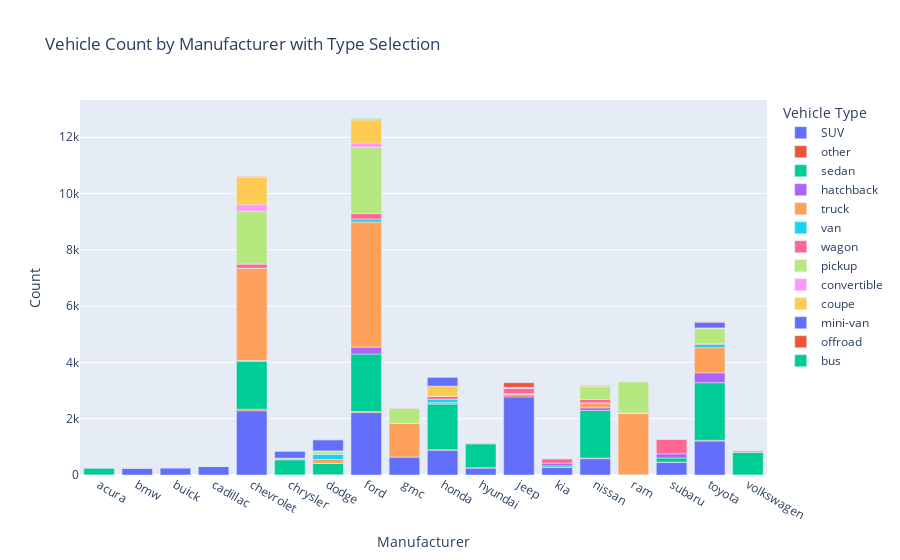

Notebook code cell kept with this figure:
### Code cell
grouped_df = df.groupby(['make', 'type']).size().reset_index(name='count')

# Plotly Express bar chart
fig = px.bar(grouped_df, x='make', y='count', color='type', title='Vehicle Count by Manufacturer with Type Selection',
             labels={'make': 'Manufacturer', 'count': 'Count', 'type': 'Vehicle Type'},
             category_orders={'make': sorted(df['make'].unique())})

# Show the Plotly Express chart
fig.show()

### Figure 1 — Plotly figure (JSON) as saved in the notebook; plotly's stock layout.template omitted (floating-point values rounded to 4 significant figures)
{"data": [{"alignmentgroup": "True", "hovertemplate": "Vehicle Type=SUV<br>Manufacturer=%{x}<br>Count=%{y}<extra></extra>", "legendgroup": "SUV", "marker": {"color": "#636efa", "pattern": {"shape": ""}}, "name": "SUV", "offsetgroup": "SUV", "orientation": "v", "showlegend": true, "textposition": "auto", "type": "bar", "x": ["acura", "bmw", "buick", "cadillac", "chevrolet", "chrysler", "dodge", "ford", "gmc", "honda", "hyundai", "jeep", "kia", "nissan", "ram", "subaru", "toyota"], "xaxis": "x", "y": [3, 248, 259, 307, 2283, 1, 7, 2221, 642, 883, 247, 2778, 271, 580, 3, 456, 1208], "yaxis": "y"}, {"alignmentgroup": "True", "hovertemplate": "Vehicle Type=other<br>Manufacturer=%{x}<br>Count=%{y}<extra></extra>", "legendgroup": "other", "marker": {"color": "#EF553B", "pattern": {"shape": ""}}, "name": "other", "offsetgroup": "other", "orientation": "v", "showlegend": true, "textposition": "auto", "type": "bar", "x": ["acura", "chevrolet", "chrysler", "dodge", "ford", "gmc", "honda", "hyundai", "jeep", "kia", "nissan", "ram", "subaru", "toyota", "volkswagen"], "xaxis": "x", "y": [2, 52, 3, 5, 32, 1, 15, 12, 71, 2, 22, 8, 2, 26, 2], "yaxis": "y"}, {"alignmentgroup": "True", "hovertemplate": "Vehicle Type=sedan<br>Manufacturer=%{x}<br>Count=%{y}<extra></extra>", "legendgroup": "sedan", "marker": {"color": "#00cc96", "pattern": {"shape": ""}}, "name": "sedan", "offsetgroup": "sedan", "orientation": "v", "showlegend": true, "textposition": "auto", "type": "bar", "x": ["acura", "bmw", "buick", "cadillac", "chevrolet", "chrysler", "dodge", "ford", "honda", "hyundai", "jeep", "kia", "nissan", "ram", "subaru", "toyota", "volkswagen"], "xaxis": "x", "y": [231, 5, 1, 2, 1698, 540, 402, 2044, 1622, 847, 4, 54, 1691, 1, 149, 2045, 808], "yaxis": "y"}, {"alignmentgroup": "True", "hovertemplate": "Vehicle Type=hatchback<br>Manufacturer=%{x}<br>Count=%{y}<extra></extra>", "legendgroup": "hatchback", "marker": {"color": "#ab63fa", "pattern": {"shape": ""}}, "name": "hatchback", "offsetgroup": "hatchback", "orientation": "v", "showlegend": true, "textposition": "auto", "type": "bar", "x": ["bmw", "chevrolet", "chrysler", "dodge", "ford", "honda", "hyundai", "jeep", "kia", "nissan", "subaru", "toyota", "volkswagen"], "xaxis": "x", "y": [1, 34, 1, 1, 246, 42, 29, 3, 95, 94, 146, 350, 4], "yaxis": "y"}, {"alignmentgroup": "True", "hovertemplate": "Vehicle Type=truck<br>Manufacturer=%{x}<br>Count=%{y}<extra></extra>", "legendgroup": "truck", "marker": {"color": "#FFA15A", "pattern": {"shape": ""}}, "name": "truck", "offsetgroup": "truck", "orientation": "v", "showlegend": true, "textposition": "auto", "type": "bar", "x": ["bmw", "buick", "cadillac", "chevrolet", "dodge", "ford", "gmc", "honda", "hyundai", "jeep", "nissan", "ram", "toyota"], "xaxis": "x", "y": [3, 2, 3, 3277, 135, 4444, 1187, 7, 1, 34, 174, 2181, 896], "yaxis": "y"}, {"alignmentgroup": "True", "hovertemplate": "Vehicle Type=van<br>Manufacturer=%{x}<br>Count=%{y}<extra></extra>", "legendgroup": "van", "marker": {"color": "#19d3f3", "pattern": {"shape": ""}}, "name": "van", "offsetgroup": "van", "orientation": "v", "showlegend": true, "textposition": "auto", "type": "bar", "x": ["bmw", "buick", "chevrolet", "chrysler", "dodge", "ford", "gmc", "honda", "jeep", "nissan", "ram", "toyota"], "xaxis": "x", "y": [1, 1, 5, 37, 190, 110, 1, 124, 2, 1, 8, 110], "yaxis": "y"}, {"alignmentgroup": "True", "hovertemplate": "Vehicle Type=wagon<br>Manufacturer=%{x}<br>Count=%{y}<extra></extra>", "legendgroup": "wagon", "marker": {"color": "#FF6692", "pattern": {"shape": ""}}, "name": "wagon", "offsetgroup": "wagon", "orientation": "v", "showlegend": true, "textposition": "auto", "type": "bar", "x": ["bmw", "buick", "chevrolet", "chrysler", "dodge", "ford", "gmc", "honda", "hyundai", "jeep", "kia", "nissan", "ram", "subaru", "toyota", "volkswagen"], "xaxis": "x", "y": [9, 8, 144, 1, 4, 191, 6, 100, 23, 182, 158, 120, 2, 517, 32, 44], "yaxis": "y"}, {"alignmentgroup": "True", "hovertemplate": "Vehicle Type=pickup<br>Manufacturer=%{x}<br>Count=%{y}<extra></extra>", "legendgroup": "pickup", "marker": {"color": "#B6E880", "pattern": {"shape": ""}}, "name": "pickup", "offsetgroup": "pickup", "orientation": "v", "showlegend": true, "textposition": "auto", "type": "bar", "x": ["cadillac", "chevrolet", "dodge", "ford", "gmc", "jeep", "kia", "nissan", "ram", "toyota"], "xaxis": "x", "y": [9, 1876, 104, 2356, 534, 1, 1, 458, 1112, 535], "yaxis": "y"}, {"alignmentgroup": "True", "hovertemplate": "Vehicle Type=convertible<br>Manufacturer=%{x}<br>Count=%{y}<extra></extra>", "legendgroup": "convertible", "marker": {"color": "#FF97FF", "pattern": {"shape": ""}}, "name": "convertible", "offsetgroup": "convertible", "orientation": "v", "showlegend": true, "textposition": "auto", "type": "bar", "x": ["chevrolet", "chrysler", "ford", "honda", "jeep", "toyota"], "xaxis": "x", "y": [236, 12, 153, 1, 42, 2], "yaxis": "y"}, {"alignmentgroup": "True", "hovertemplate": "Vehicle Type=coupe<br>Manufacturer=%{x}<br>Count=%{y}<extra></extra>", "legendgroup": "coupe", "marker": {"color": "#FECB52", "pattern": {"shape": ""}}, "name": "coupe", "offsetgroup": "coupe", "orientation": "v", "showlegend": true, "textposition": "auto", "type": "bar", "x": ["chevrolet", "chrysler", "dodge", "ford", "honda", "hyundai", "nissan", "subaru", "toyota", "volkswagen"], "xaxis": "x", "y": [981, 4, 9, 828, 365, 11, 67, 2, 22, 10], "yaxis": "y"}, {"alignmentgroup": "True", "hovertemplate": "Vehicle Type=mini-van<br>Manufacturer=%{x}<br>Count=%{y}<extra></extra>", "legendgroup": "mini-van", "marker": {"color": "#636efa", "pattern": {"shape": ""}}, "name": "mini-van", "offsetgroup": "mini-van", "orientation": "v", "showlegend": true, "textposition": "auto", "type": "bar", "x": ["chevrolet", "chrysler", "dodge", "ford", "honda", "hyundai", "kia", "toyota"], "xaxis": "x", "y": [2, 238, 396, 1, 320, 1, 2, 201], "yaxis": "y"}, {"alignmentgroup": "True", "hovertemplate": "Vehicle Type=offroad<br>Manufacturer=%{x}<br>Count=%{y}<extra></extra>", "legendgroup": "offroad", "marker": {"color": "#EF553B", "pattern": {"shape": ""}}, "name": "offroad", "offsetgroup": "offroad", "orientation": "v", "showlegend": true, "textposition": "auto", "type": "bar", "x": ["chevrolet", "dodge", "ford", "gmc", "honda", "jeep", "nissan", "ram", "toyota"], "xaxis": "x", "y": [14, 2, 9, 6, 2, 162, 1, 1, 17], "yaxis": "y"}, {"alignmentgroup": "True", "hovertemplate": "Vehicle Type=bus<br>Manufacturer=%{x}<br>Count=%{y}<extra></extra>", "legendgroup": "bus", "marker": {"color": "#00cc96", "pattern": {"shape": ""}}, "name": "bus", "offsetgroup": "bus", "orientation": "v", "showlegend": true, "textposition": "auto", "type": "bar", "x": ["ford", "hyundai"], "xaxis": "x", "y": [23, 1], "yaxis": "y"}], "layout": {"barmode": "relative", "legend": {"title": {"text": "Vehicle Type"}, "tracegroupgap": 0}, "title": {"text": "Vehicle Count by Manufacturer with Type Selection"}, "xaxis": {"anchor": "y", "categoryarray": ["acura", "bmw", "buick", "cadillac", "chevrolet", "chrysler", "dodge", "ford", "gmc", "honda", "hyundai", "jeep", "kia", "nissan", "ram", "subaru", "toyota", "volkswagen"], "categoryorder": "array", "domain": [0, 1], "title": {"text": "Manufacturer"}}, "yaxis": {"anchor": "x", "domain": [0, 1], "title": {"text": "Count"}}}}
